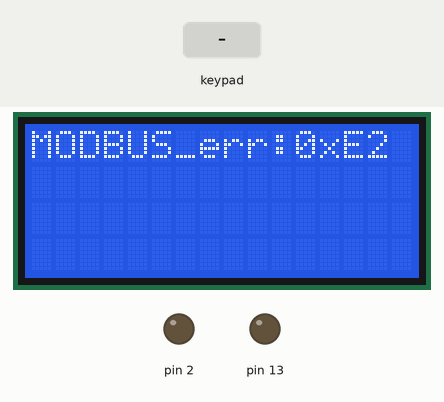
This sketch was run on a simulated Arduino Uno, built with avr-gcc and run on an emulated ATmega328P. Parts: 16×4 character LCD, output pins drawn as LEDs (lit = HIGH). The test bench sets the inputs (shaded band).

Above: at 3.6 s.
3.7 s: key '1' pressed
6.9 s: key 'l' pressed
10.1 s: key 'r' pressed
At 12.4 s:
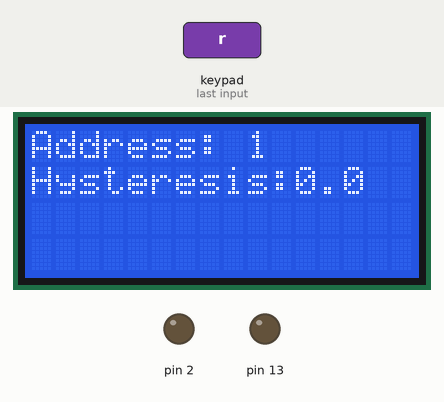
13.3 s: key 'x' pressed
At 13.6 s:
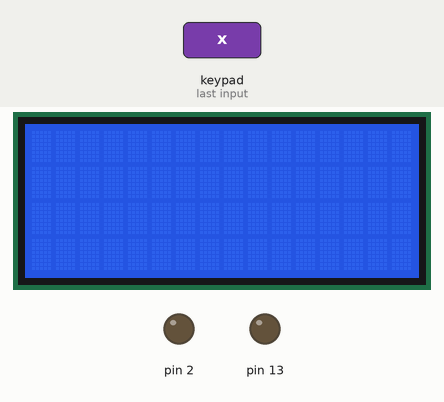
16.5 s: keypad keys 3 4 5 6 pressed 0.82 s apart
At 20.6 s:
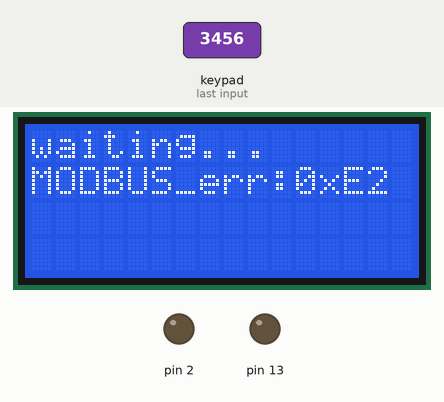
Timing chart, 0 to 22.1 s (numbered marks = the images above; inputs shaded):
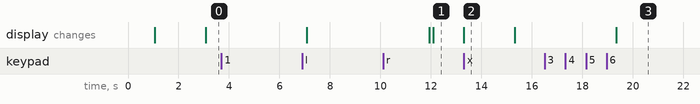

Measured:
- after the input at 3.7 s, every drawn part: stays the same
- after the input at 10.1 s, the display: first differs from a run without the input after 2.0 s (image 1)
- after the input at 13.3 s, the display: changes at once (image 2)
- after the input at 16.5 s, the display: changes after 2.8 s (image 3)
- what the display in image 2 shows lasts 2.0 s, from 13.3 s to 15.3 s

The sketch:

h_t_ctrl.ino
```cpp
#include <LiquidCrystal.h>
#include <Keypad.h>
#include <ModbusMaster.h>

//MODBUS regiszter címek

#define PV_REG  0
#define SP_REG  1
#define HYS_REG  2

#define EN_COIL  0
#define OUT_COIL  1
#define MODE_COIL  2

//slavek száma

#define NUMBER_OF_SLAVES 4

//modbus bit offszetek

#define OUT_COIL_OFFSET 1
#define MODE_COIL_OFFSET 2

ModbusMaster node;

void preTransmission() // modbus adás előtti dolgai
{
  digitalWrite(2, 1);
  digitalWrite(13, 1);
}

void postTransmission() // modbus adás utáni dolgai
{
  digitalWrite(2, 0);
  digitalWrite(13, 0);
}

//keypad init
const byte ROWS = 5;
const byte COLS = 4;
char keys[ROWS][COLS] = {
  {'a','b','#','*'},
  {'1','2','3','u'},
  {'4','5','6','d'},
  {'7','8','9','x'},
  {'l','0','r','e'},
};

byte colPins[COLS] = {3, 4, 5, 6}; //keypad oszlopok pinjei
byte rowPins[ROWS] = {11, 10, 9, 8, 7}; //keypad sorok pinjei

Keypad keypad = Keypad( makeKeymap(keys), rowPins, colPins, ROWS, COLS );
LiquidCrystal lcd(A0, A1, A2, A3, A4, A5); // lcd modul pinjei

void enableTempConversion(char k){ // írja a slave EN_COIL éát.
  node.begin(k +1, Serial);
   node.writeSingleCoil(EN_COIL,1);
}

void mainWindowTemp(uint8_t k){ //Ez generál minden slave-nek egy sort.

  uint8_t err = 0;
  uint16_t outState = 0;
  float num;

  node.begin(k + 1, Serial);
  err = node.readHoldingRegisters(0,2);

  if(err == 0){
    lcd.setCursor(0,k);
    lcd.print("Pv:");
    num = (int16_t)node.getResponseBuffer(0);
    num = num / 10;
    lcd.print(num,1);
    lcd.print(" ");
    num = 0;
    num = (int16_t)node.getResponseBuffer(1);
    node.clearResponseBuffer();
    num = num / 10;
    lcd.setCursor(8, k);
    lcd.print("Sp:");
    lcd.print(num,1);
    lcd.print(" ");
    num = 0;
  }

  else {
    lcd.setCursor(0,k);
    lcd.print("MODBUS_err:0x");
    lcd.print(err,HEX);
  }
}

void mainWindowOnOff(uint8_t k){ //egy # ot ír annak a sornak a végére amelyik slave kimenete aktív.

  uint16_t outState = 0;
  uint8_t err = 0;

  node.begin(k + 1, Serial);
  err = node.readCoils(0,3);
  if(!err){
    outState = node.getResponseBuffer(0);

    lcd.setCursor(15,k);
    if((outState >> OUT_COIL_OFFSET) & 1U){
      lcd.print("#");
    }

    else{
      lcd.print(" ");
    }
  }
  outState = 0;
}

void lcdPrintMenuItem(uint8_t item, uint8_t slave){ //Menü szövegeket kiíró
  //első sor:
  lcd.clear();
  lcd.setCursor(0,0);
  lcd.print("Address: ");
  lcd.print(slave);
  lcd.print("     ");
  //második sor:
  lcd.setCursor(0,1);
  switch (item){

    case 1:
      lcd.print("Setpoint:");
    break;

    case 2:
      lcd.print("Hysteresis:");
    break;

    case 3:
      lcd.print("Output mode:");
    break;
  }
}

void lcdWriteMode(uint16_t CoilReg, uint8_t slave_id) // regiszterből bit kiolvasó és heat/cool felirat kiíró
{

  lcdPrintMenuItem(3,slave_id); //Ez generálja az ablakot

  if((CoilReg >> MODE_COIL_OFFSET) & 1U){ //kibányássza a megfelelő bitet a regiszterből
    lcd.print("Heat");
  }
  else{
    lcd.print("Cool");
  }
}

uint8_t beker(uint8_t slave_id) //paramétereket bekérő dolog
{
  uint8_t address = 1;
  uint8_t err;
  float szam,newszam;
  int value[3];
  bool decimal = false;
  int8_t key;
  String inString = "";
  bool negative = false;
  uint8_t maxDigits = 2;

  //init szekvencia - ezek csak egyszer futnak

  lcd.setCursor(0,0);
  lcd.print("waiting...     ");
  delay(800); //megvárjuk hogy biztosan minden slave kész legyen a hőméréssel
  node.begin(slave_id, Serial);

  err = node.readHoldingRegisters(1,2);
  value[0] = node.getResponseBuffer(0);
  value[1] = node.getResponseBuffer(1);

  delay(10);

  err = node.readCoils(0,3);
  value[2] = node.getResponseBuffer(0);

  lcd.setCursor(0,0); //clear waiting
  lcd.print("                ");

  lcdPrintMenuItem(address,slave_id); // menü képernyő inicializálás
  szam = (value[0]);
  szam = szam / 10;
  lcd.print(szam,1);

  if(err){
    lcd.setCursor(0,3);
    lcd.print("MODBUS_err:0x");
    lcd.print(err,HEX);
  }

  //init szekvencia vége innentől loop

  uint32_t tmr = millis(); // timeout kezdődik

  while (key != 'e') //enterrel kilép
  {
    key = keypad.getKey();

    if (key == 'r'){ //jobbra nyíl
      maxDigits = 2; //2 számjegyet engedünk beírni
      tmr = millis(); //menü timeout reset minden gombnyomáskor
      inString = ""; //törli a bemeneti számokat rögzítő stringet
      address++;
      if (address >= 3){ //az utolsó menüpontba csak innen tudunk belépni, ez a rész azt kezeli
          address = 3;
          lcdWriteMode(value[2],slave_id); //átadjuk neki a regisztert ami a coilokat tartalmazza, valamit a slave ID-t, mert ez generálja az ablakot is.
        }

      else{
        lcdPrintMenuItem(address,slave_id); //ha nem az utolsóba léptünk akkor ez:
        szam = (value[address -1]);//a modbus regisztereiben 10-el szorzott uint16_t van. castolás floatra és osztás 10-el majd kijrlrz
        szam = szam / 10;
        lcd.print(szam,1);
      }
    }

    else if (key == 'l'){//ez kis L betű nem 1-es szám
      maxDigits = 2; //2 számjegyet engedünk beírni
      tmr = millis(); //menü timeout reset minden gombnyomáskor
      inString = ""; //törli a bemeneti számokat rögzítő stringet
      address--;
      if (address <= 1){address = 1;}
      lcdPrintMenuItem(address,slave_id);
      szam = (value[address -1]);//a modbus regisztereiben 10-el szorzott uint16_t van. castolás floatra és osztás 10-el majd kijrlrz
      szam = szam / 10;
      lcd.print(szam,1);
    }

    else if(key == '*'){  //tizedespont beíró gomb
      tmr = millis(); //menü timeout reset minden gombnyomáskor
      maxDigits = 1; // csak 1 db tizedesjegy lehet
      decimal = true;
    }

    else if(key == 'x' || (tmr + 5000 < millis())){ //esc gomb, vagy timeout kilép a menüből
      lcd.clear();
      return 0xEE; //escape megszakítás kódja
    }

    else if(address == 3 && ((key == 'u') || (key == 'd'))){ //ha a fel le nyilakat nyomkodjuk kapcsolgatja a kimeneti módot.
      tmr = millis(); //menü timeout reset minden gombnyomáskor
      value[2] ^= 1UL << MODE_COIL_OFFSET; // toggle mode bit
      lcdWriteMode(value[2],slave_id); //a slaveID-t ez a függvény továbbadja annak a fgv nek ami az első sort írja ki
    }

    else if(address == 1 && ((key == '#') && (maxDigits == 2) )){ //negatív szám kiválasztva, csak az 1 es regiszternek lehet negatív értéke
      tmr = millis(); //menü timeout reset minden gombnyomáskor
      negative = true;
      lcd.setCursor(0,2);
      lcd.print("-");
    }

    else if(address != 1){ // a hiszterézis és a mód nem lehet negatív szám
     negative = false;
    }

    //A bekért stringet átalakítja integerré és a bufferbe írja
    if (((isDigit(key)) && address < 3) && (maxDigits > 0) ) {  //Ez akkor fut ha számot kap a keypad-tól
      tmr = millis(); //menü timeout reset minden gombnyomáskor

      maxDigits --;
      inString += (char)key;
      value[address -1] = inString.toInt();

      if(negative){
        value[address -1] = (value[address -1] *-1 );
      } //Ha legatívot írunk akkor a regiszterben is módosítja a számot

      newszam = value[address -1];

      if(decimal){
        newszam = newszam / 10;
      } //ha tizedestörtet adtunk be akkor az lcd-re 10 el osztva printel (ha utóljára 5-öt írtunk be akkor 0,5 lesz)
      else{
        value[address -1] = value[address -1] *10;
      } // amúgy megszorozza 10-el hogy mondjuk 5 helyett ne 50 et kelljen beírni

      lcd.setCursor(0,2);
      lcd.print(newszam,decimal);
      decimal = false;
    }
  }
  //normális kilépés szekvencia
  //update modbus slave
  for(address = 0; address < 2; address++){
    node.setTransmitBuffer(address,value[address]);
  }
  err = node.writeMultipleRegisters(1,2);
  delay(5);
  if((value[2] >> MODE_COIL_OFFSET) & 1U){
    err = node.writeSingleCoil(MODE_COIL,1);
  }
  else{
    err = node.writeSingleCoil(MODE_COIL,0);
  }

	//Error handler:

	lcd.setCursor(0,3);
	if(!err){lcd.print("Write ok!");delay(500);}
	else{lcd.print("Write err.! 0x");lcd.print(err,HEX);delay(1000);}

  //rendet rak maga után:
  lcd.clear();
  return 0;
}

uint16_t getTiming(){ //Kiszámolja, milyen időközönként lehet lekérdezni a következő slavet. 1 szenzor olvasása kb 800msec
  return 800 / NUMBER_OF_SLAVES;
}

void setup() {

  pinMode(13, OUTPUT);
  pinMode(2, OUTPUT);
  lcd.begin(16, 4);
  lcd.print("CoolerCtrl");
  lcd.setCursor(0, 3);
  lcd.print("Ver. 0.2");
  delay(1000);
  lcd.clear();
  Serial.begin(19200);
  node.preTransmission(preTransmission);
  node.postTransmission(postTransmission);
}

//Mainloop global változói
unsigned long tmr;
char k = 0;

void loop() {

  if(tmr + getTiming() < millis())
  {
    //itt kell megoldani minden kommunikációt a slave-ekkel
    mainWindowTemp(k);
    mainWindowOnOff(k);
    delay(2);
    enableTempConversion(k); //Ez után NE kérjünk semmit a slave-től, mert éppen vár a konverzióra!!!!
    tmr = millis();
    if(++k >= NUMBER_OF_SLAVES){k = 0;}
  }

  char key = keypad.getKey();

  if(key >= '1' && key <= (NUMBER_OF_SLAVES + '0')) //int -> ascii 0-9 átalakítás
  {
    beker(key - '0'); // ascii 0-9 -> int átalakítás
    delay(5);
  }
}
```
